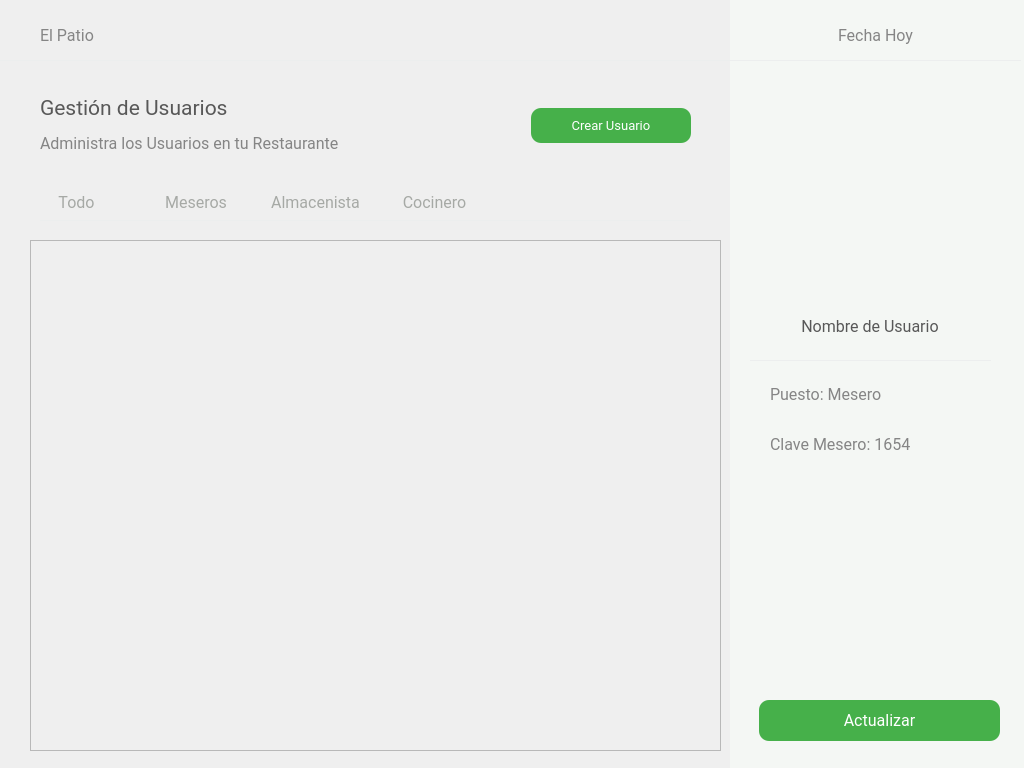
<?xml version="1.0" encoding="UTF-8"?>
<ui version="4.0">
 <class>admin_gestion_usuarios</class>
 <widget class="QWidget" name="admin_gestion_usuarios">
  <property name="geometry">
   <rect>
    <x>0</x>
    <y>0</y>
    <width>1024</width>
    <height>768</height>
   </rect>
  </property>
  <property name="windowTitle">
   <string>Form</string>
  </property>
  <widget class="QWidget" name="layoutWidget">
   <property name="geometry">
    <rect>
     <x>730</x>
     <y>20</y>
     <width>291</width>
     <height>30</height>
    </rect>
   </property>
   <layout class="QHBoxLayout" name="Encabezados">
    <item>
     <spacer name="horizontalSpacer">
      <property name="orientation">
       <enum>Qt::Horizontal</enum>
      </property>
      <property name="sizeHint" stdset="0">
       <size>
        <width>40</width>
        <height>20</height>
       </size>
      </property>
     </spacer>
    </item>
    <item>
     <widget class="QLabel" name="lblFecha">
      <property name="font">
       <font>
        <family>Roboto</family>
        <pointsize>12</pointsize>
       </font>
      </property>
      <property name="styleSheet">
       <string notr="true">color: rgb(133, 133, 133);
</string>
      </property>
      <property name="text">
       <string>Fecha Hoy</string>
      </property>
     </widget>
    </item>
    <item>
     <spacer name="horizontalSpacer_2">
      <property name="orientation">
       <enum>Qt::Horizontal</enum>
      </property>
      <property name="sizeHint" stdset="0">
       <size>
        <width>40</width>
        <height>20</height>
       </size>
      </property>
     </spacer>
    </item>
   </layout>
  </widget>
  <widget class="QLabel" name="sideBar">
   <property name="geometry">
    <rect>
     <x>730</x>
     <y>0</y>
     <width>300</width>
     <height>768</height>
    </rect>
   </property>
   <property name="styleSheet">
    <string notr="true">background-color: rgb(244, 247, 244);</string>
   </property>
   <property name="text">
    <string/>
   </property>
  </widget>
  <widget class="QLabel" name="line">
   <property name="geometry">
    <rect>
     <x>0</x>
     <y>60</y>
     <width>1021</width>
     <height>1</height>
    </rect>
   </property>
   <property name="styleSheet">
    <string notr="true">background-color: rgb(236, 238, 238);
</string>
   </property>
   <property name="text">
    <string/>
   </property>
  </widget>
  <widget class="QWidget" name="layoutWidget_2">
   <property name="geometry">
    <rect>
     <x>20</x>
     <y>190</y>
     <width>471</width>
     <height>26</height>
    </rect>
   </property>
   <layout class="QHBoxLayout" name="botonesMenu">
    <item>
     <widget class="QPushButton" name="btnTodo">
      <property name="font">
       <font>
        <family>Roboto</family>
        <pointsize>12</pointsize>
        <weight>50</weight>
        <bold>false</bold>
       </font>
      </property>
      <property name="cursor">
       <cursorShape>PointingHandCursor</cursorShape>
      </property>
      <property name="layoutDirection">
       <enum>Qt::LeftToRight</enum>
      </property>
      <property name="styleSheet">
       <string notr="true">*{
	border: none;
	color: #A6A9A5;
}

:hover{
	color: #585858;
}
</string>
      </property>
      <property name="text">
       <string>Todo</string>
      </property>
     </widget>
    </item>
    <item>
     <widget class="QPushButton" name="btnMeseros">
      <property name="font">
       <font>
        <family>Roboto</family>
        <pointsize>12</pointsize>
        <weight>50</weight>
        <bold>false</bold>
       </font>
      </property>
      <property name="cursor">
       <cursorShape>PointingHandCursor</cursorShape>
      </property>
      <property name="layoutDirection">
       <enum>Qt::LeftToRight</enum>
      </property>
      <property name="styleSheet">
       <string notr="true">*{
	border: none;
	color: #A6A9A5;
}

:hover{
	color: #585858;
}
</string>
      </property>
      <property name="text">
       <string>Meseros</string>
      </property>
     </widget>
    </item>
    <item>
     <widget class="QPushButton" name="btnAlmacenista">
      <property name="font">
       <font>
        <family>Roboto</family>
        <pointsize>12</pointsize>
        <weight>50</weight>
        <bold>false</bold>
       </font>
      </property>
      <property name="cursor">
       <cursorShape>PointingHandCursor</cursorShape>
      </property>
      <property name="layoutDirection">
       <enum>Qt::LeftToRight</enum>
      </property>
      <property name="styleSheet">
       <string notr="true">*{
	border: none;
	color: #A6A9A5;
}

:hover{
	color: #585858;
}
</string>
      </property>
      <property name="text">
       <string>Almacenista</string>
      </property>
     </widget>
    </item>
    <item>
     <widget class="QPushButton" name="btnCocinero">
      <property name="font">
       <font>
        <family>Roboto</family>
        <pointsize>12</pointsize>
        <weight>50</weight>
        <bold>false</bold>
       </font>
      </property>
      <property name="cursor">
       <cursorShape>PointingHandCursor</cursorShape>
      </property>
      <property name="layoutDirection">
       <enum>Qt::LeftToRight</enum>
      </property>
      <property name="styleSheet">
       <string notr="true">*{
	border: none;
	color: #A6A9A5;
}

:hover{
	color: #585858;
}
</string>
      </property>
      <property name="text">
       <string>Cocinero</string>
      </property>
     </widget>
    </item>
   </layout>
  </widget>
  <widget class="QLabel" name="lb_total">
   <property name="geometry">
    <rect>
     <x>760</x>
     <y>700</y>
     <width>241</width>
     <height>41</height>
    </rect>
   </property>
   <property name="styleSheet">
    <string notr="true">font: 14pt &quot;Roboto&quot;;</string>
   </property>
   <property name="text">
    <string/>
   </property>
   <property name="alignment">
    <set>Qt::AlignRight|Qt::AlignTrailing|Qt::AlignVCenter</set>
   </property>
  </widget>
  <widget class="QWidget" name="layoutWidget_3">
   <property name="geometry">
    <rect>
     <x>0</x>
     <y>20</y>
     <width>731</width>
     <height>30</height>
    </rect>
   </property>
   <layout class="QHBoxLayout" name="Encabezados2">
    <item>
     <spacer name="horizontalSpacer_4">
      <property name="orientation">
       <enum>Qt::Horizontal</enum>
      </property>
      <property name="sizeType">
       <enum>QSizePolicy::Preferred</enum>
      </property>
      <property name="sizeHint" stdset="0">
       <size>
        <width>40</width>
        <height>20</height>
       </size>
      </property>
     </spacer>
    </item>
    <item>
     <widget class="QLabel" name="elPatio">
      <property name="font">
       <font>
        <family>Roboto</family>
        <pointsize>12</pointsize>
       </font>
      </property>
      <property name="styleSheet">
       <string notr="true">color: rgb(133, 133, 133);
</string>
      </property>
      <property name="text">
       <string>El Patio</string>
      </property>
     </widget>
    </item>
    <item>
     <spacer name="horizontalSpacer_3">
      <property name="orientation">
       <enum>Qt::Horizontal</enum>
      </property>
      <property name="sizeHint" stdset="0">
       <size>
        <width>40</width>
        <height>20</height>
       </size>
      </property>
     </spacer>
    </item>
   </layout>
  </widget>
  <widget class="QLabel" name="line_3">
   <property name="geometry">
    <rect>
     <x>750</x>
     <y>360</y>
     <width>241</width>
     <height>1</height>
    </rect>
   </property>
   <property name="styleSheet">
    <string notr="true">background-color: rgb(236, 238, 238);
</string>
   </property>
   <property name="text">
    <string/>
   </property>
  </widget>
  <widget class="QWidget" name="layoutWidget_4">
   <property name="geometry">
    <rect>
     <x>40</x>
     <y>90</y>
     <width>651</width>
     <height>71</height>
    </rect>
   </property>
   <layout class="QHBoxLayout" name="MenuTop">
    <item>
     <layout class="QVBoxLayout" name="LetrasMenu">
      <property name="spacing">
       <number>1</number>
      </property>
      <item>
       <widget class="QLabel" name="elPatio_2">
        <property name="font">
         <font>
          <family>Roboto</family>
          <pointsize>16</pointsize>
         </font>
        </property>
        <property name="styleSheet">
         <string notr="true">color: #585858
</string>
        </property>
        <property name="text">
         <string>Gestión de Usuarios</string>
        </property>
       </widget>
      </item>
      <item>
       <widget class="QLabel" name="elPatio_3">
        <property name="font">
         <font>
          <family>Roboto</family>
          <pointsize>12</pointsize>
         </font>
        </property>
        <property name="styleSheet">
         <string notr="true">color: rgb(133, 133, 133);
</string>
        </property>
        <property name="text">
         <string>Administra los Usuarios en tu Restaurante</string>
        </property>
       </widget>
      </item>
     </layout>
    </item>
    <item>
     <layout class="QHBoxLayout" name="BtnsMenu">
      <item>
       <spacer name="horizontalSpacer_5">
        <property name="orientation">
         <enum>Qt::Horizontal</enum>
        </property>
        <property name="sizeHint" stdset="0">
         <size>
          <width>40</width>
          <height>20</height>
         </size>
        </property>
       </spacer>
      </item>
      <item>
       <widget class="QPushButton" name="btnCrearUsuario">
        <property name="minimumSize">
         <size>
          <width>160</width>
          <height>35</height>
         </size>
        </property>
        <property name="maximumSize">
         <size>
          <width>100</width>
          <height>16777215</height>
         </size>
        </property>
        <property name="font">
         <font>
          <family>Roboto</family>
          <pointsize>10</pointsize>
         </font>
        </property>
        <property name="cursor">
         <cursorShape>PointingHandCursor</cursorShape>
        </property>
        <property name="styleSheet">
         <string notr="true">*{
	color: white;
	border-radius: 10px;
	background-color: #46B04A;
	border: none;
	padding: 5px;
}

:hover{
	background-color: white;
	border: 1px solid #46B04A;
	color: #46B04A;
}</string>
        </property>
        <property name="text">
         <string>Crear Usuario</string>
        </property>
       </widget>
      </item>
     </layout>
    </item>
   </layout>
  </widget>
  <widget class="QPushButton" name="btnEditarUsuario">
   <property name="geometry">
    <rect>
     <x>759</x>
     <y>700</y>
     <width>241</width>
     <height>41</height>
    </rect>
   </property>
   <property name="minimumSize">
    <size>
     <width>150</width>
     <height>35</height>
    </size>
   </property>
   <property name="maximumSize">
    <size>
     <width>16777215</width>
     <height>16777215</height>
    </size>
   </property>
   <property name="font">
    <font>
     <family>Roboto</family>
     <pointsize>12</pointsize>
    </font>
   </property>
   <property name="cursor">
    <cursorShape>PointingHandCursor</cursorShape>
   </property>
   <property name="styleSheet">
    <string notr="true">*{
	color: white;
	border-radius: 10px;
	background-color: #46B04A;
	border: none;
	padding: 5px;
}

:hover{
	background-color: white;
	border: 1px solid #46B04A;
	color: #46B04A;
}</string>
   </property>
   <property name="text">
    <string>Actualizar</string>
   </property>
  </widget>
  <widget class="QScrollArea" name="scrollArea">
   <property name="geometry">
    <rect>
     <x>30</x>
     <y>240</y>
     <width>691</width>
     <height>511</height>
    </rect>
   </property>
   <property name="minimumSize">
    <size>
     <width>0</width>
     <height>0</height>
    </size>
   </property>
   <property name="cursor" stdset="0">
    <cursorShape>ArrowCursor</cursorShape>
   </property>
   <property name="mouseTracking">
    <bool>false</bool>
   </property>
   <property name="styleSheet">
    <string notr="true"/>
   </property>
   <property name="verticalScrollBarPolicy">
    <enum>Qt::ScrollBarAsNeeded</enum>
   </property>
   <property name="horizontalScrollBarPolicy">
    <enum>Qt::ScrollBarAlwaysOff</enum>
   </property>
   <property name="sizeAdjustPolicy">
    <enum>QAbstractScrollArea::AdjustToContents</enum>
   </property>
   <property name="widgetResizable">
    <bool>true</bool>
   </property>
   <widget class="QWidget" name="scrollareaalbum">
    <property name="geometry">
     <rect>
      <x>0</x>
      <y>0</y>
      <width>689</width>
      <height>509</height>
     </rect>
    </property>
    <property name="cursor">
     <cursorShape>PointingHandCursor</cursorShape>
    </property>
    <property name="autoFillBackground">
     <bool>true</bool>
    </property>
    <layout class="QGridLayout" name="gridLayout_2">
     <item row="0" column="0">
      <layout class="QGridLayout" name="gridUsuarios">
       <property name="sizeConstraint">
        <enum>QLayout::SetMaximumSize</enum>
       </property>
      </layout>
     </item>
    </layout>
   </widget>
  </widget>
  <widget class="QLabel" name="line_2">
   <property name="geometry">
    <rect>
     <x>40</x>
     <y>220</y>
     <width>651</width>
     <height>1</height>
    </rect>
   </property>
   <property name="styleSheet">
    <string notr="true">background-color: rgb(236, 238, 238);
</string>
   </property>
   <property name="text">
    <string/>
   </property>
  </widget>
  <widget class="QLabel" name="label">
   <property name="geometry">
    <rect>
     <x>770</x>
     <y>90</y>
     <width>200</width>
     <height>200</height>
    </rect>
   </property>
   <property name="styleSheet">
    <string notr="true">border-radius: 10px;</string>
   </property>
   <property name="text">
    <string/>
   </property>
   <property name="pixmap">
    <pixmap resource="../Recursos.qrc">:/iconos/resources/imgPersona2.png</pixmap>
   </property>
   <property name="scaledContents">
    <bool>true</bool>
   </property>
  </widget>
  <widget class="QLabel" name="nombreUsuario">
   <property name="geometry">
    <rect>
     <x>770</x>
     <y>310</y>
     <width>200</width>
     <height>33</height>
    </rect>
   </property>
   <property name="font">
    <font>
     <family>Roboto</family>
     <pointsize>12</pointsize>
    </font>
   </property>
   <property name="styleSheet">
    <string notr="true">color: #585858
</string>
   </property>
   <property name="text">
    <string>Nombre de Usuario</string>
   </property>
   <property name="alignment">
    <set>Qt::AlignCenter</set>
   </property>
  </widget>
  <widget class="QLabel" name="tipoUsuario">
   <property name="geometry">
    <rect>
     <x>770</x>
     <y>380</y>
     <width>221</width>
     <height>28</height>
    </rect>
   </property>
   <property name="font">
    <font>
     <family>Roboto</family>
     <pointsize>12</pointsize>
    </font>
   </property>
   <property name="styleSheet">
    <string notr="true">color: rgb(133, 133, 133);
</string>
   </property>
   <property name="text">
    <string>Puesto: Mesero</string>
   </property>
  </widget>
  <widget class="QLabel" name="claveUsuario">
   <property name="geometry">
    <rect>
     <x>770</x>
     <y>430</y>
     <width>221</width>
     <height>28</height>
    </rect>
   </property>
   <property name="font">
    <font>
     <family>Roboto</family>
     <pointsize>12</pointsize>
    </font>
   </property>
   <property name="styleSheet">
    <string notr="true">color: rgb(133, 133, 133);
</string>
   </property>
   <property name="text">
    <string>Clave Mesero: 1654</string>
   </property>
  </widget>
  <zorder>sideBar</zorder>
  <zorder>layoutWidget</zorder>
  <zorder>line</zorder>
  <zorder>layoutWidget_2</zorder>
  <zorder>lb_total</zorder>
  <zorder>layoutWidget_3</zorder>
  <zorder>line_3</zorder>
  <zorder>layoutWidget_4</zorder>
  <zorder>btnEditarUsuario</zorder>
  <zorder>scrollArea</zorder>
  <zorder>line_2</zorder>
  <zorder>label</zorder>
  <zorder>nombreUsuario</zorder>
  <zorder>tipoUsuario</zorder>
  <zorder>claveUsuario</zorder>
 </widget>
 <resources>
  <include location="../Recursos.qrc"/>
 </resources>
 <connections/>
</ui>
